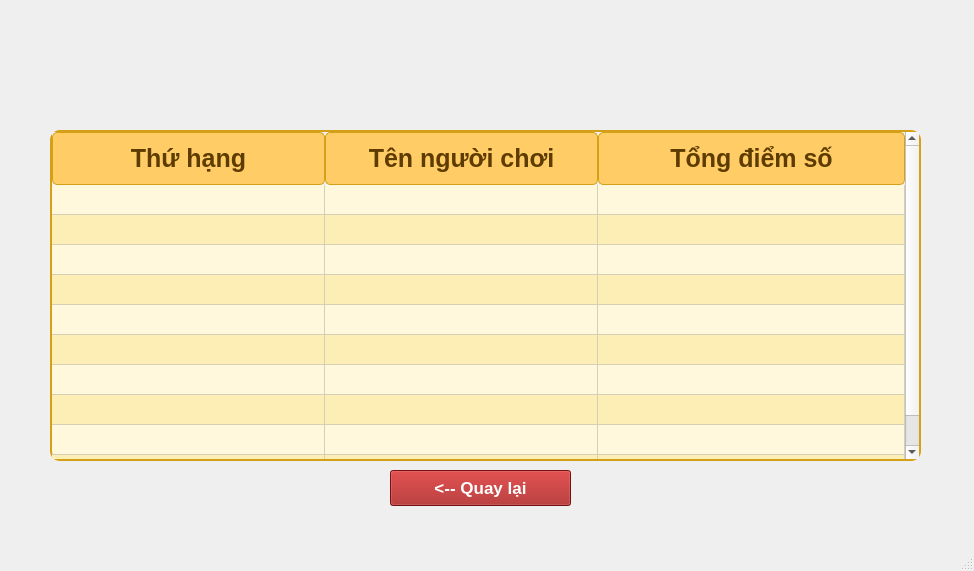
<?xml version="1.0" encoding="UTF-8"?>
<ui version="4.0">
 <class>MainWindow</class>
 <widget class="QMainWindow" name="MainWindow">
  <property name="geometry">
   <rect>
    <x>0</x>
    <y>0</y>
    <width>974</width>
    <height>571</height>
   </rect>
  </property>
  <property name="windowTitle">
   <string>MainWindow</string>
  </property>
  <widget class="QWidget" name="centralwidget">
   <widget class="QLabel" name="bglabel">
    <property name="geometry">
     <rect>
      <x>0</x>
      <y>0</y>
      <width>961</width>
      <height>511</height>
     </rect>
    </property>
    <property name="sizePolicy">
     <sizepolicy hsizetype="Ignored" vsizetype="Preferred">
      <horstretch>0</horstretch>
      <verstretch>0</verstretch>
     </sizepolicy>
    </property>
    <property name="acceptDrops">
     <bool>true</bool>
    </property>
    <property name="frameShadow">
     <enum>QFrame::Sunken</enum>
    </property>
    <property name="text">
     <string/>
    </property>
    <property name="pixmap">
     <pixmap>../images/TOP10.png</pixmap>
    </property>
    <property name="scaledContents">
     <bool>true</bool>
    </property>
   </widget>
   <widget class="QPushButton" name="back">
    <property name="geometry">
     <rect>
      <x>390</x>
      <y>470</y>
      <width>181</width>
      <height>36</height>
     </rect>
    </property>
    <property name="font">
     <font>
      <pointsize>13</pointsize>
      <weight>75</weight>
      <bold>true</bold>
     </font>
    </property>
    <property name="styleSheet">
     <string notr="true">background-color: rgb(162, 23, 23);
color: rgb(255, 255, 255);</string>
    </property>
    <property name="text">
     <string>&lt;-- Quay lại</string>
    </property>
   </widget>
   <widget class="QTableWidget" name="tabletop10">
    <property name="geometry">
     <rect>
      <x>50</x>
      <y>130</y>
      <width>871</width>
      <height>331</height>
     </rect>
    </property>
    <property name="styleSheet">
     <string notr="true">QTableWidget {
    background-color: #fff8dc;
    alternate-background-color: #fceeb5;
    font-size: 16px;
    color: #333;
    border: 2px solid #d4a017;
    border-radius: 10px;
}

QHeaderView::section {
    background-color: #ffcc66;
    color: #5e3c00;
    font-size: 25px;
    font-weight: bold;
    padding: 8px;
    border: 1px solid #d4a017;
    border-radius: 5px;
}

QTableWidget::item {
    qproperty-textAlignment: 'AlignCenter';
}
</string>
    </property>
    <property name="horizontalScrollBarPolicy">
     <enum>Qt::ScrollBarAsNeeded</enum>
    </property>
    <property name="alternatingRowColors">
     <bool>true</bool>
    </property>
    <property name="selectionBehavior">
     <enum>QAbstractItemView::SelectRows</enum>
    </property>
    <property name="rowCount">
     <number>10</number>
    </property>
    <attribute name="horizontalHeaderCascadingSectionResizes">
     <bool>true</bool>
    </attribute>
    <attribute name="horizontalHeaderDefaultSectionSize">
     <number>273</number>
    </attribute>
    <attribute name="horizontalHeaderMinimumSectionSize">
     <number>100</number>
    </attribute>
    <attribute name="horizontalHeaderShowSortIndicator" stdset="0">
     <bool>false</bool>
    </attribute>
    <attribute name="horizontalHeaderStretchLastSection">
     <bool>true</bool>
    </attribute>
    <attribute name="verticalHeaderVisible">
     <bool>false</bool>
    </attribute>
    <row/>
    <row/>
    <row/>
    <row/>
    <row/>
    <row/>
    <row/>
    <row/>
    <row/>
    <row/>
    <column>
     <property name="text">
      <string>Thứ hạng</string>
     </property>
     <property name="font">
      <font>
       <pointsize>20</pointsize>
      </font>
     </property>
    </column>
    <column>
     <property name="text">
      <string>Tên người chơi</string>
     </property>
     <property name="font">
      <font>
       <pointsize>20</pointsize>
      </font>
     </property>
    </column>
    <column>
     <property name="text">
      <string>Tổng điểm số</string>
     </property>
     <property name="font">
      <font>
       <pointsize>20</pointsize>
      </font>
     </property>
    </column>
   </widget>
  </widget>
  <widget class="QMenuBar" name="menubar">
   <property name="geometry">
    <rect>
     <x>0</x>
     <y>0</y>
     <width>974</width>
     <height>26</height>
    </rect>
   </property>
  </widget>
  <widget class="QStatusBar" name="statusbar"/>
 </widget>
 <resources/>
 <connections/>
</ui>
